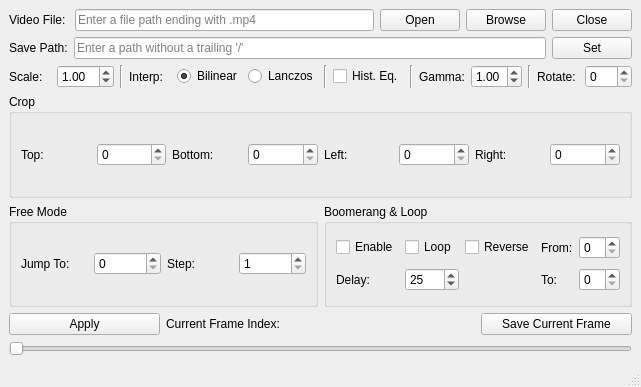
<?xml version="1.0" encoding="UTF-8"?>
<ui version="4.0">
 <class>MainWindow</class>
 <widget class="QMainWindow" name="MainWindow">
  <property name="geometry">
   <rect>
    <x>0</x>
    <y>0</y>
    <width>641</width>
    <height>387</height>
   </rect>
  </property>
  <property name="windowTitle">
   <string>Video Master</string>
  </property>
  <widget class="QWidget" name="centralwidget">
   <layout class="QVBoxLayout" name="verticalLayout">
    <item>
     <layout class="QHBoxLayout" name="horizontalLayout_5">
      <item>
       <widget class="QLabel" name="label">
        <property name="text">
         <string>Video File: </string>
        </property>
        <property name="buddy">
         <cstring>videoFileNameLineEdit</cstring>
        </property>
       </widget>
      </item>
      <item>
       <widget class="QLineEdit" name="videoFileNameLineEdit">
        <property name="placeholderText">
         <string>Enter a file path ending with .mp4</string>
        </property>
       </widget>
      </item>
      <item>
       <widget class="QPushButton" name="openVideoButton">
        <property name="text">
         <string>Open</string>
        </property>
       </widget>
      </item>
      <item>
       <widget class="QPushButton" name="browseButton">
        <property name="text">
         <string>Browse</string>
        </property>
       </widget>
      </item>
      <item>
       <widget class="QPushButton" name="closeVideoButton">
        <property name="text">
         <string>Close</string>
        </property>
       </widget>
      </item>
     </layout>
    </item>
    <item>
     <layout class="QHBoxLayout" name="horizontalLayout_6">
      <item>
       <widget class="QLabel" name="label_8">
        <property name="text">
         <string>Save Path:</string>
        </property>
        <property name="buddy">
         <cstring>savePathLineEdit</cstring>
        </property>
       </widget>
      </item>
      <item>
       <widget class="QLineEdit" name="savePathLineEdit">
        <property name="placeholderText">
         <string>Enter a path without a trailing '/'</string>
        </property>
       </widget>
      </item>
      <item>
       <widget class="QPushButton" name="savePathSetButton">
        <property name="text">
         <string>Set</string>
        </property>
       </widget>
      </item>
     </layout>
    </item>
    <item>
     <layout class="QHBoxLayout" name="horizontalLayout_4">
      <item>
       <widget class="QLabel" name="label_2">
        <property name="text">
         <string>Scale:</string>
        </property>
        <property name="buddy">
         <cstring>scaleSpinBox</cstring>
        </property>
       </widget>
      </item>
      <item>
       <widget class="QDoubleSpinBox" name="scaleSpinBox">
        <property name="minimum">
         <double>0.500000000000000</double>
        </property>
        <property name="maximum">
         <double>10.000000000000000</double>
        </property>
        <property name="singleStep">
         <double>0.050000000000000</double>
        </property>
        <property name="value">
         <double>1.000000000000000</double>
        </property>
       </widget>
      </item>
      <item>
       <widget class="Line" name="line">
        <property name="orientation">
         <enum>Qt::Vertical</enum>
        </property>
       </widget>
      </item>
      <item>
       <widget class="QLabel" name="label_10">
        <property name="text">
         <string>Interp:</string>
        </property>
       </widget>
      </item>
      <item>
       <widget class="QRadioButton" name="bilinearRadioBox">
        <property name="text">
         <string>Bilinear</string>
        </property>
        <property name="checked">
         <bool>true</bool>
        </property>
       </widget>
      </item>
      <item>
       <widget class="QRadioButton" name="bicubicRadioBox">
        <property name="text">
         <string>Lanczos</string>
        </property>
       </widget>
      </item>
      <item>
       <widget class="Line" name="line_2">
        <property name="orientation">
         <enum>Qt::Vertical</enum>
        </property>
       </widget>
      </item>
      <item>
       <widget class="QCheckBox" name="heqCheckBox">
        <property name="text">
         <string>Hist. Eq.</string>
        </property>
        <property name="checked">
         <bool>false</bool>
        </property>
        <property name="tristate">
         <bool>false</bool>
        </property>
       </widget>
      </item>
      <item>
       <widget class="Line" name="line_4">
        <property name="orientation">
         <enum>Qt::Vertical</enum>
        </property>
       </widget>
      </item>
      <item>
       <widget class="QLabel" name="label_16">
        <property name="text">
         <string>Gamma:</string>
        </property>
        <property name="buddy">
         <cstring>gammaDoubleSpinBox</cstring>
        </property>
       </widget>
      </item>
      <item>
       <widget class="QDoubleSpinBox" name="gammaDoubleSpinBox">
        <property name="maximum">
         <double>3.000000000000000</double>
        </property>
        <property name="singleStep">
         <double>0.050000000000000</double>
        </property>
        <property name="value">
         <double>1.000000000000000</double>
        </property>
       </widget>
      </item>
      <item>
       <widget class="Line" name="line_3">
        <property name="orientation">
         <enum>Qt::Vertical</enum>
        </property>
       </widget>
      </item>
      <item>
       <widget class="QLabel" name="label_5">
        <property name="text">
         <string>Rotate:</string>
        </property>
        <property name="buddy">
         <cstring>rotateSpinBox</cstring>
        </property>
       </widget>
      </item>
      <item>
       <widget class="QSpinBox" name="rotateSpinBox">
        <property name="maximum">
         <number>270</number>
        </property>
        <property name="singleStep">
         <number>90</number>
        </property>
       </widget>
      </item>
     </layout>
    </item>
    <item>
     <layout class="QHBoxLayout" name="horizontalLayout_7">
      <item>
       <widget class="QGroupBox" name="groupBox_3">
        <property name="title">
         <string>Crop</string>
        </property>
        <layout class="QHBoxLayout" name="horizontalLayout_8">
         <item>
          <widget class="QLabel" name="label_12">
           <property name="text">
            <string>Top:</string>
           </property>
           <property name="buddy">
            <cstring>cropTopSpinBox</cstring>
           </property>
          </widget>
         </item>
         <item>
          <widget class="QSpinBox" name="cropTopSpinBox">
           <property name="maximum">
            <number>99</number>
           </property>
          </widget>
         </item>
         <item>
          <widget class="QLabel" name="label_13">
           <property name="text">
            <string>Bottom:</string>
           </property>
           <property name="buddy">
            <cstring>cropBottomSpinBox</cstring>
           </property>
          </widget>
         </item>
         <item>
          <widget class="QSpinBox" name="cropBottomSpinBox"/>
         </item>
         <item>
          <widget class="QLabel" name="label_14">
           <property name="text">
            <string>Left:</string>
           </property>
           <property name="buddy">
            <cstring>cropLeftSpinBox</cstring>
           </property>
          </widget>
         </item>
         <item>
          <widget class="QSpinBox" name="cropLeftSpinBox"/>
         </item>
         <item>
          <widget class="QLabel" name="label_15">
           <property name="text">
            <string>Right:</string>
           </property>
           <property name="buddy">
            <cstring>cropRightSpinBox</cstring>
           </property>
          </widget>
         </item>
         <item>
          <widget class="QSpinBox" name="cropRightSpinBox"/>
         </item>
        </layout>
       </widget>
      </item>
     </layout>
    </item>
    <item>
     <layout class="QHBoxLayout" name="horizontalLayout_2">
      <item>
       <widget class="QGroupBox" name="groupBox_2">
        <property name="sizePolicy">
         <sizepolicy hsizetype="Preferred" vsizetype="Preferred">
          <horstretch>0</horstretch>
          <verstretch>0</verstretch>
         </sizepolicy>
        </property>
        <property name="title">
         <string>Free Mode</string>
        </property>
        <layout class="QHBoxLayout" name="horizontalLayout">
         <item>
          <widget class="QLabel" name="label_7">
           <property name="text">
            <string>Jump To:</string>
           </property>
           <property name="buddy">
            <cstring>jumpToSpinBox</cstring>
           </property>
          </widget>
         </item>
         <item>
          <widget class="QSpinBox" name="jumpToSpinBox"/>
         </item>
         <item>
          <widget class="QLabel" name="label_11">
           <property name="text">
            <string>Step:</string>
           </property>
           <property name="buddy">
            <cstring>stepSpinBox</cstring>
           </property>
          </widget>
         </item>
         <item>
          <widget class="QSpinBox" name="stepSpinBox">
           <property name="minimum">
            <number>1</number>
           </property>
          </widget>
         </item>
        </layout>
       </widget>
      </item>
      <item>
       <widget class="QGroupBox" name="groupBox">
        <property name="title">
         <string>Boomerang &amp;&amp; Loop</string>
        </property>
        <layout class="QGridLayout" name="gridLayout_2">
         <item row="0" column="4">
          <widget class="QLabel" name="label_3">
           <property name="text">
            <string>From:</string>
           </property>
           <property name="buddy">
            <cstring>boomLoopFromSpinBox</cstring>
           </property>
          </widget>
         </item>
         <item row="0" column="2">
          <widget class="QCheckBox" name="loopCheckBox">
           <property name="text">
            <string>Loop</string>
           </property>
          </widget>
         </item>
         <item row="0" column="1">
          <widget class="QCheckBox" name="boomLoopEnableCheckBox">
           <property name="text">
            <string>Enable</string>
           </property>
          </widget>
         </item>
         <item row="0" column="5">
          <widget class="QSpinBox" name="boomLoopFromSpinBox"/>
         </item>
         <item row="1" column="2">
          <widget class="QSpinBox" name="boomLoopDelaySpinBox">
           <property name="minimum">
            <number>1</number>
           </property>
           <property name="maximum">
            <number>1000</number>
           </property>
           <property name="singleStep">
            <number>1</number>
           </property>
           <property name="value">
            <number>25</number>
           </property>
          </widget>
         </item>
         <item row="1" column="1">
          <widget class="QLabel" name="label_6">
           <property name="text">
            <string>Delay:</string>
           </property>
           <property name="buddy">
            <cstring>boomLoopDelaySpinBox</cstring>
           </property>
          </widget>
         </item>
         <item row="1" column="4">
          <widget class="QLabel" name="label_4">
           <property name="text">
            <string>To:</string>
           </property>
           <property name="buddy">
            <cstring>boomLoopToSpinBox</cstring>
           </property>
          </widget>
         </item>
         <item row="1" column="5">
          <widget class="QSpinBox" name="boomLoopToSpinBox"/>
         </item>
         <item row="0" column="3">
          <widget class="QCheckBox" name="reverseCheckBox">
           <property name="text">
            <string>Reverse</string>
           </property>
          </widget>
         </item>
        </layout>
       </widget>
      </item>
     </layout>
    </item>
    <item>
     <layout class="QHBoxLayout" name="horizontalLayout_3">
      <item>
       <widget class="QPushButton" name="applyButton">
        <property name="text">
         <string>Apply</string>
        </property>
       </widget>
      </item>
      <item>
       <widget class="QLabel" name="label_9">
        <property name="text">
         <string>Current Frame Index:</string>
        </property>
       </widget>
      </item>
      <item>
       <widget class="QLabel" name="cfiLabel">
        <property name="text">
         <string/>
        </property>
       </widget>
      </item>
      <item>
       <widget class="QPushButton" name="saveFrameButton">
        <property name="text">
         <string>Save Current Frame</string>
        </property>
       </widget>
      </item>
     </layout>
    </item>
    <item>
     <widget class="QSlider" name="locationHorizontalSlider">
      <property name="orientation">
       <enum>Qt::Horizontal</enum>
      </property>
     </widget>
    </item>
   </layout>
  </widget>
  <widget class="QMenuBar" name="menubar">
   <property name="geometry">
    <rect>
     <x>0</x>
     <y>0</y>
     <width>641</width>
     <height>20</height>
    </rect>
   </property>
  </widget>
  <widget class="QStatusBar" name="statusbar"/>
 </widget>
 <tabstops>
  <tabstop>videoFileNameLineEdit</tabstop>
  <tabstop>openVideoButton</tabstop>
  <tabstop>browseButton</tabstop>
  <tabstop>closeVideoButton</tabstop>
  <tabstop>savePathLineEdit</tabstop>
  <tabstop>savePathSetButton</tabstop>
  <tabstop>scaleSpinBox</tabstop>
  <tabstop>bilinearRadioBox</tabstop>
  <tabstop>bicubicRadioBox</tabstop>
  <tabstop>heqCheckBox</tabstop>
  <tabstop>gammaDoubleSpinBox</tabstop>
  <tabstop>rotateSpinBox</tabstop>
  <tabstop>cropTopSpinBox</tabstop>
  <tabstop>cropBottomSpinBox</tabstop>
  <tabstop>cropLeftSpinBox</tabstop>
  <tabstop>cropRightSpinBox</tabstop>
  <tabstop>jumpToSpinBox</tabstop>
  <tabstop>stepSpinBox</tabstop>
  <tabstop>boomLoopEnableCheckBox</tabstop>
  <tabstop>loopCheckBox</tabstop>
  <tabstop>reverseCheckBox</tabstop>
  <tabstop>boomLoopFromSpinBox</tabstop>
  <tabstop>boomLoopDelaySpinBox</tabstop>
  <tabstop>boomLoopToSpinBox</tabstop>
  <tabstop>applyButton</tabstop>
  <tabstop>saveFrameButton</tabstop>
  <tabstop>locationHorizontalSlider</tabstop>
 </tabstops>
 <resources/>
 <connections/>
</ui>
